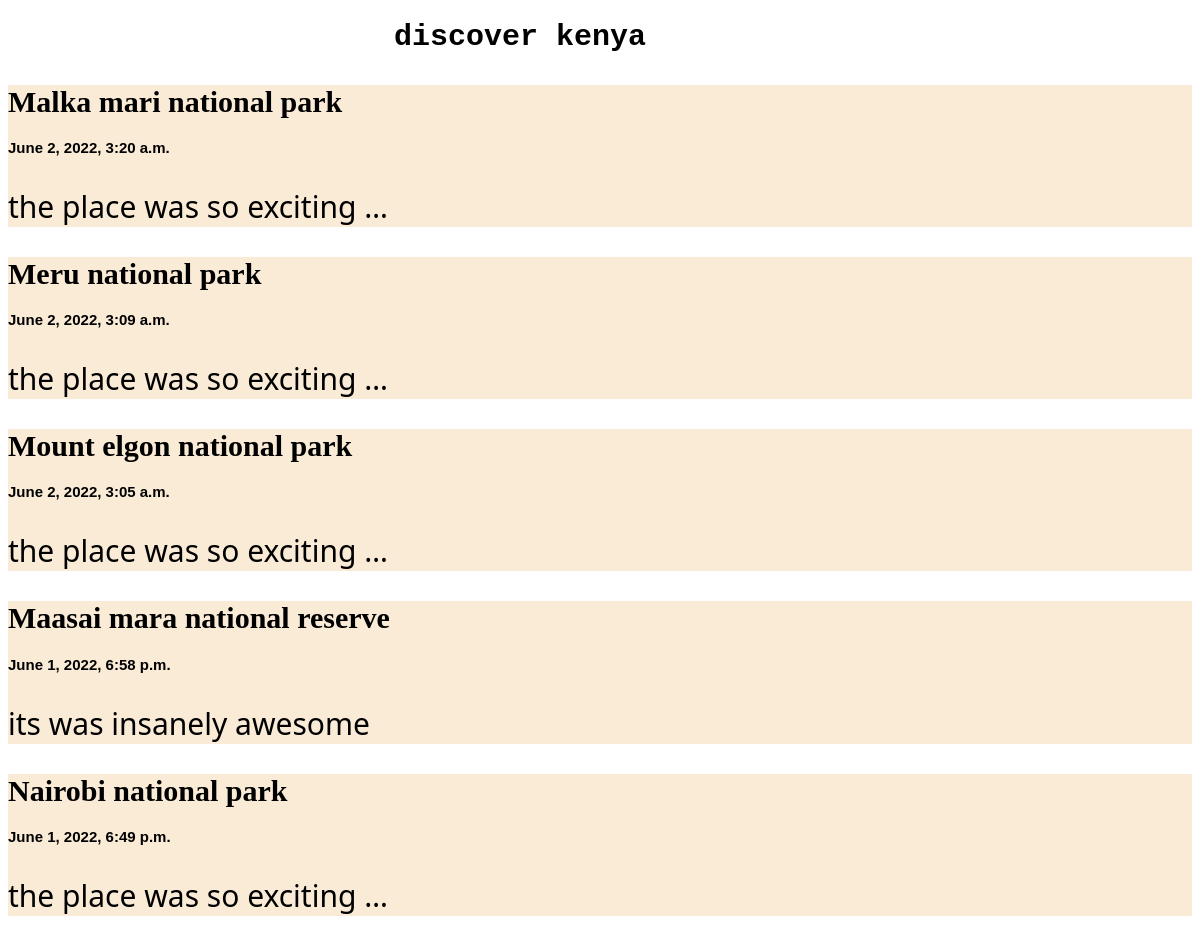
/all, run on an earlier commit of the app's database.
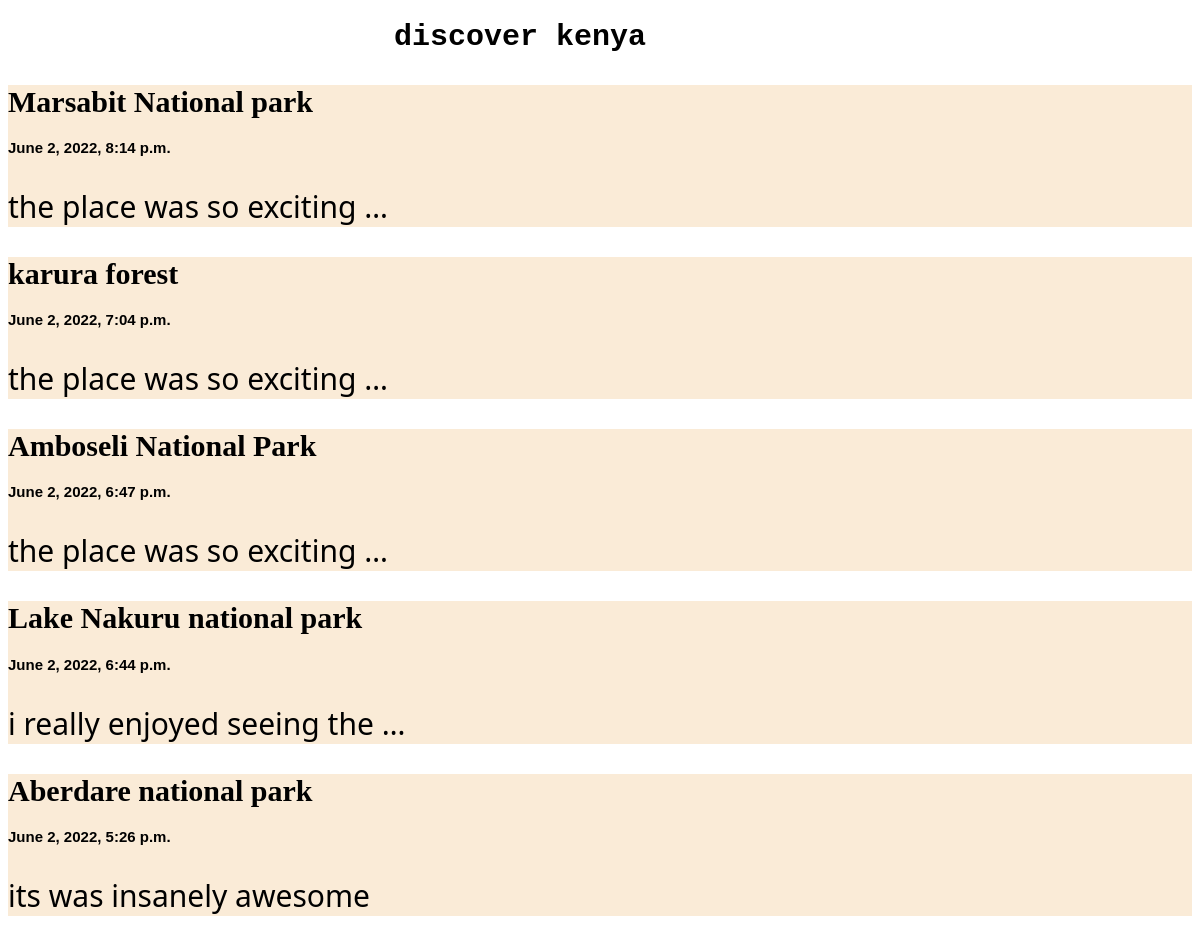
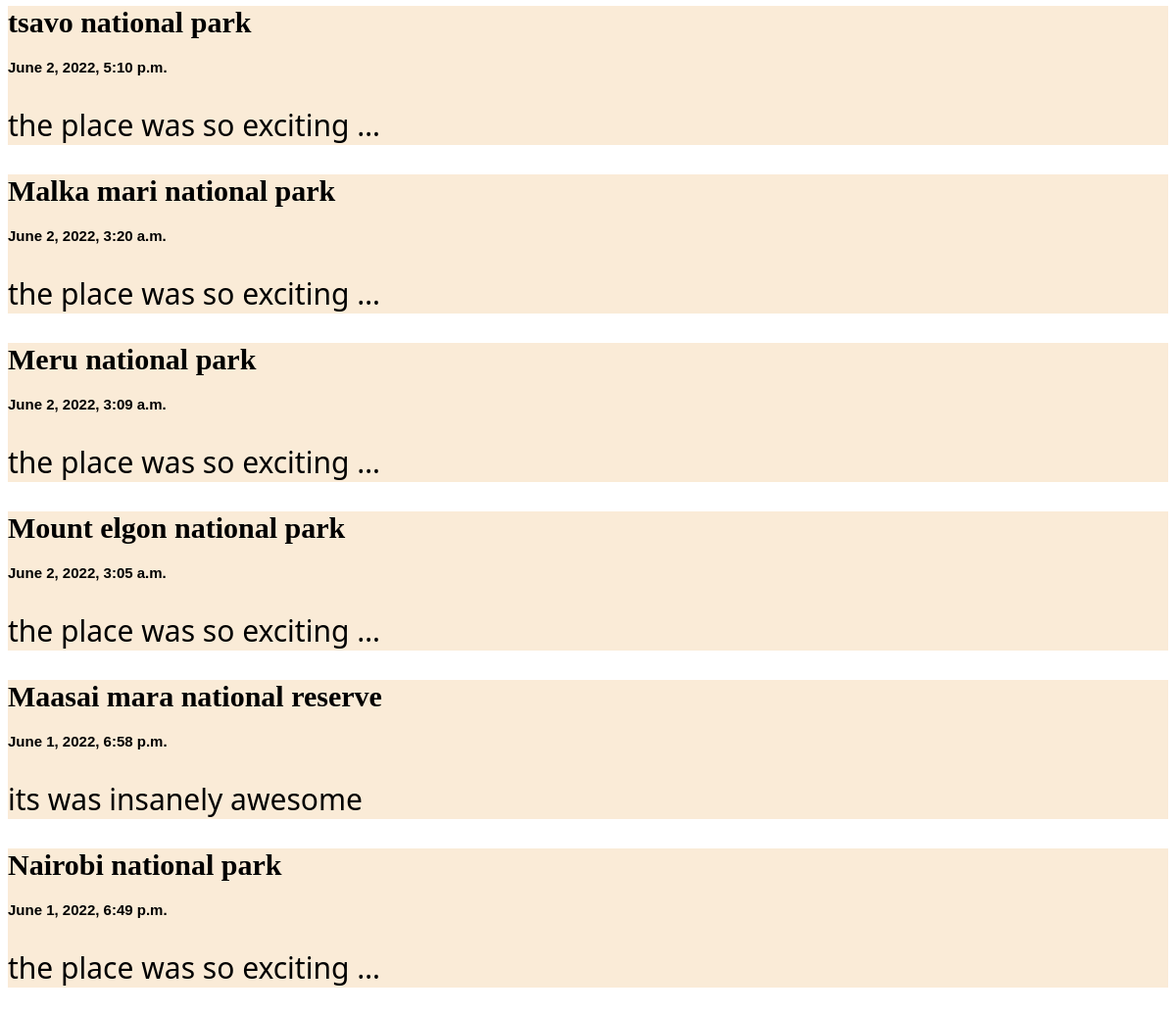
And on a later commit of the database (2 pictures, top to bottom).
### post/models.py (models this page shows, shortened)
class Feature(models.Model):
    region=models.CharField(max_length=100)
    title=models.CharField(max_length=100)
    experience=models.CharField(max_length=1000)
    created=models.DateTimeField(default=datetime.now,blank=True)
    nearby_town=models.CharField(max_length=100,default='kiambu')

### post/views.py (the view)
# urls.py: path('all',views.index,name='index'),
def index(request):
    post=Feature.objects.all()
    return render(request,"index.html",{"object_list":post})

### template/index.html (shortened to what this page needs)
{% load static%}
<!DOCTYPE html>
<html lang="en">
<head>
    <link rel="stylesheet" href="{% static "blog.css"%}">
</head>
<body>
<header>
<h1>discover kenya</h1>
</header>
{%for instance in object_list reversed%}
<main>
    <a href="/post/{{instance.id}}">
         <h1>{{instance.title}} </h1>
         <h2>{{instance.created}}</h2>
         <p>{{instance.experience|truncatewords:5}} </p>
        </a>
    </main>
    {% endfor %}
</body>
</html>

### static/blog.css (style rules this page uses)
header { font-size:30px ; font-family: 'Courier New', Courier, monospace; height: 45px; width: 1024px; text-align: center; }
main { height: auto; width: auto; background-color: antiquewhite; text-align: auto; }
p { font-family: 'Segoe UI', Tahoma, Geneva, Verdana, sans-serif; font-size:30px ; }
h2 { font-family: Verdana, Geneva, Tahoma, sans-serif; font-size: 15px; }
h1 { font-size: 30px; }
a { text-decoration: none; color: black; }

What changed in the data, as far as the page shows it:
added Feature: title "Marsabit National park", created "June 2, 2022, 8:14 p.m.", experience "the place was so exciting …"
added Feature: title "karura forest", created "June 2, 2022, 7:04 p.m.", experience "the place was so exciting …"
added Feature: title "Amboseli National Park", created "June 2, 2022, 6:47 p.m.", experience "the place was so exciting …"
added Feature: title "Lake Nakuru national park", created "June 2, 2022, 6:44 p.m.", experience "i really enjoyed seeing the …"
added Feature: title "Aberdare national park", created "June 2, 2022, 5:26 p.m.", experience "its was insanely awesome"
added Feature: title "tsavo national park", created "June 2, 2022, 5:10 p.m.", experience "the place was so exciting …"
